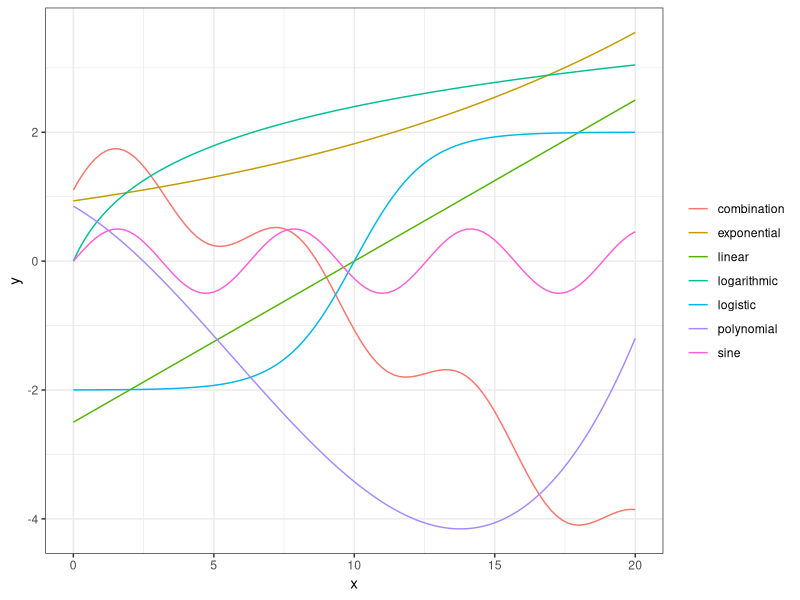
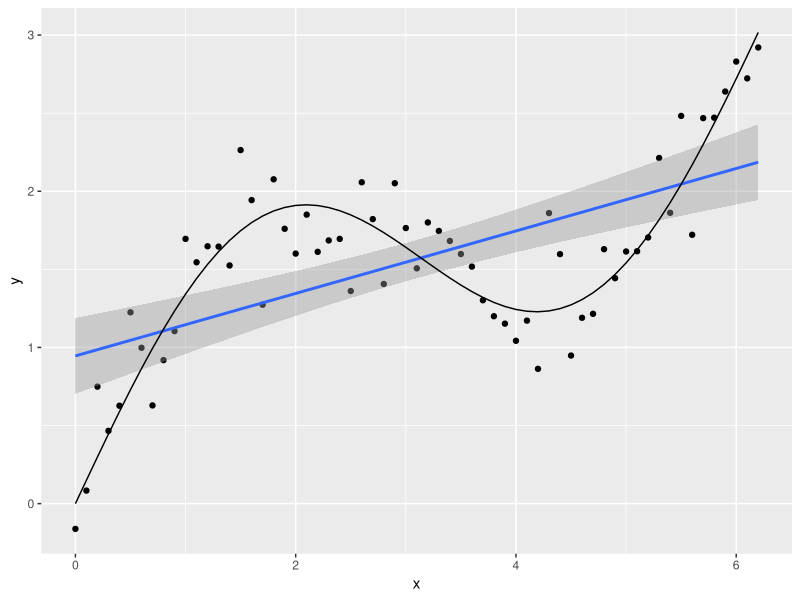
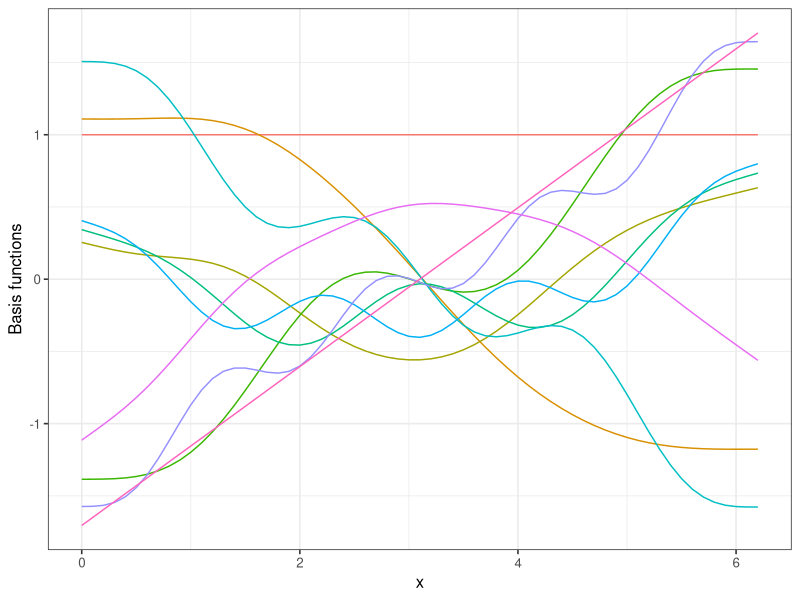
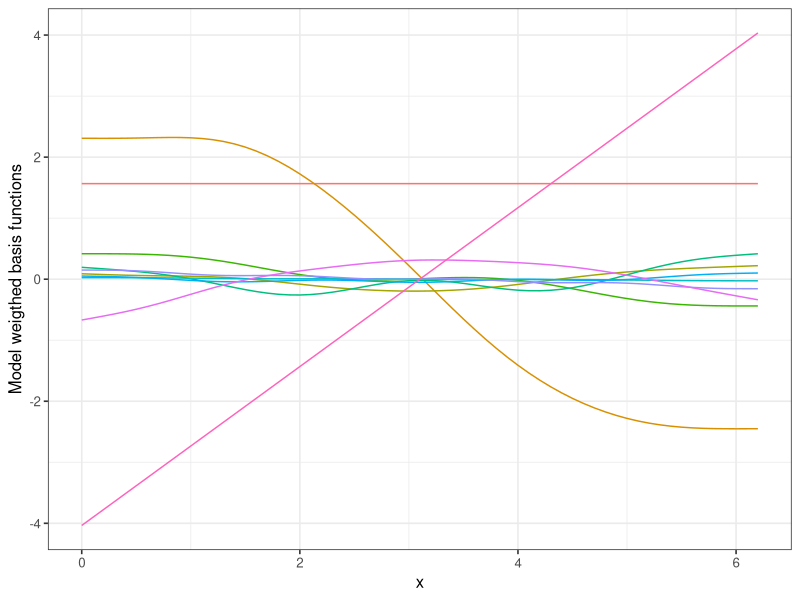
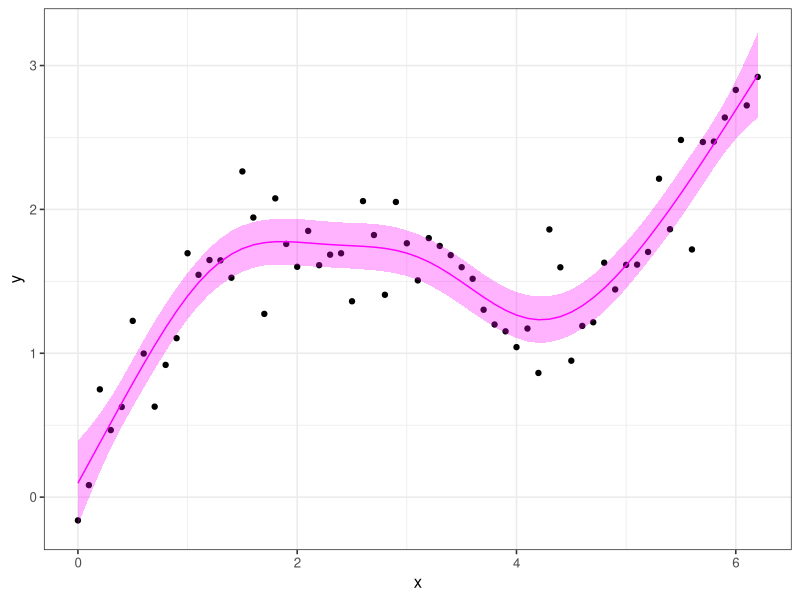
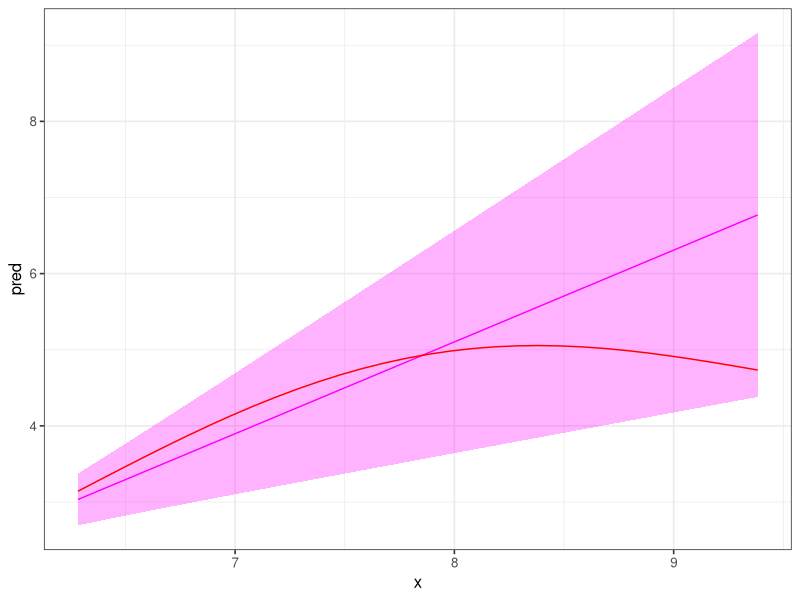
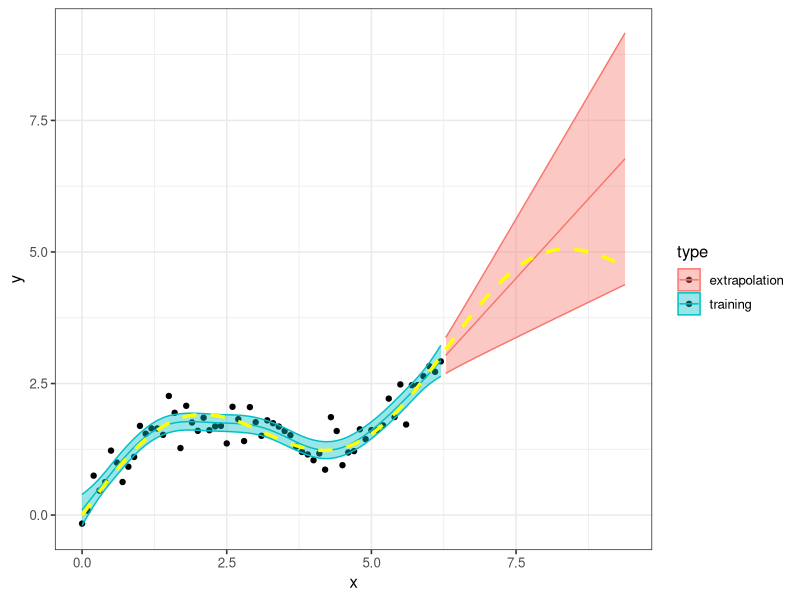

The R script that drew these images, in order:
## ---- chunk 1
library(tidyverse)
x <-  seq(0,20,0.2)
df <- data.frame(x = x, 
                 linear = .25*x -2.5,
                 exponential = exp((x-1)/15),
                 logarithmic = log(x+1),
                 logistic = 4*exp(.8*(x-10))/(1+exp(.8*(x-10)))-2,
                 polynomial = 1-0.4*x - .02*(x-2)^2+0.0025*(x-3)^3,
                 sine = .5*sin(x),
                 combination = -.3*x+.5*sin(x)+ log(x+1)/2 -.02*x^2 + exp((x+1)/10))

df <- pivot_longer(df, -x)
ggplot(df, aes(x=x, y = value, col = name)) + geom_line() + theme_bw() +
  theme(legend.title = element_blank()) +
  xlab("x")+ylab("y")
## ---- chunk 2
set.seed(123) # seed for reproducibility
dat <- tibble(
  x = seq(0, pi * 2, 0.1),  
  sin_x = .5*x+sin(x), # expected value
  y =   sin_x +  rnorm(n = length(x), mean = 0,
                       sd = sd(sin_x / 2))) # add noise
head(dat) # print first 6 observations
## ---- chunk 3
ggplot(dat, aes(x = x, y = y)) + geom_point() + 
  geom_smooth(method = "lm") +  geom_line(aes(y = sin_x))
## ---- chunk 4
library(mgcv) # gam package
mod <- gam(y ~ s(x), data = dat, method = "REML")
## ---- chunk 5
summary(mod)
## ---- chunk 6
# Extract model matrix: 
MM <- model.matrix(mod)
MM <- as_tibble(MM)
MM$x <- dat$x
MM <- pivot_longer(MM, -x)



# Plot basis functions
ggplot(MM, aes(x = x, y = value, group = name, col = name)) +
  geom_line() +
  theme_bw(12)+
  theme(legend.position = "none") +
  labs(y = "Basis functions")
## ---- chunk 7
# Extract coefficient from the model and merge model matrix: 
coefs <- tibble(coef = coef(mod))
coefs$name <- names(coef(mod))
MM <- left_join(MM,coefs, by = "name")
# Plot model weigthed basis functions
ggplot(MM, aes(x = x, y = value*coef, group = name, col = name)) +
  geom_line() +
  theme_bw(12)+
  theme(legend.position = "none") +
  labs(y = "Model weigthed basis functions")
## ---- chunk 8
pred.mod <- predict(mod, se.fit = TRUE) # predict values with standard error
dat <- dat %>% 
  mutate(pred = pred.mod$fit,
         lwr = pred - 1.96 * pred.mod$se.fit,
         upr = pred + 1.96 * pred.mod$se.fit)
ggplot(data = dat, aes(x = x)) + 
  geom_point(aes(y=y)) +
  geom_line(aes(y = pred), col = "magenta")+
  geom_ribbon(aes(ymin = lwr, ymax = upr), alpha = .3, fill = "magenta") +
  theme_bw(12) +
  labs(
    x = "x",
    y = "y"
  )
## ---- chunk 9
# Setting up new data:
dat.ext <- tibble( 
  x = seq(2*pi, 3*pi, 0.1),
  sin_x = 0.5*x+sin(x) # underlying signal
  )

# Predicting
pred.ext <- predict(mod, newdata = dat.ext, se.fit = TRUE, type =)

# adding predictions to data frame:
dat.ext <- dat.ext %>% 
  mutate(pred = pred.ext$fit, 
         lwr = pred - 1.96 * pred.ext$se.fit,
         upr = pred + 1.96 * pred.ext$se.fit)

# Plotting results: 
ggplot(dat.ext, aes(x = x))+
  geom_line(aes(y = pred), col = "magenta")+
  geom_ribbon(aes(ymin = lwr, ymax = upr), fill = "magenta", alpha = 0.3)+
  geom_line(aes(y = sin_x), col = "red")+
  theme_bw(12)
## ---- chunk 10
dat.combined <- rbind(
  dat %>% mutate(type = "training"),           # adding colum type to split 
  dat.ext %>% mutate(y=NA, type = "extrapolation")# the two data sources by
  )
ggplot(dat.combined, aes(x=x, col = type, fill = type))+
  geom_point(aes(y=y), color = "black") +
  geom_ribbon(aes(ymin = lwr, ymax = upr), alpha = .4)+
  geom_line(aes(y=pred))+
  geom_line(aes(y=sin_x), col = "yellow", lwd = 1.2, lty =2)+
  theme_bw(12)
  

